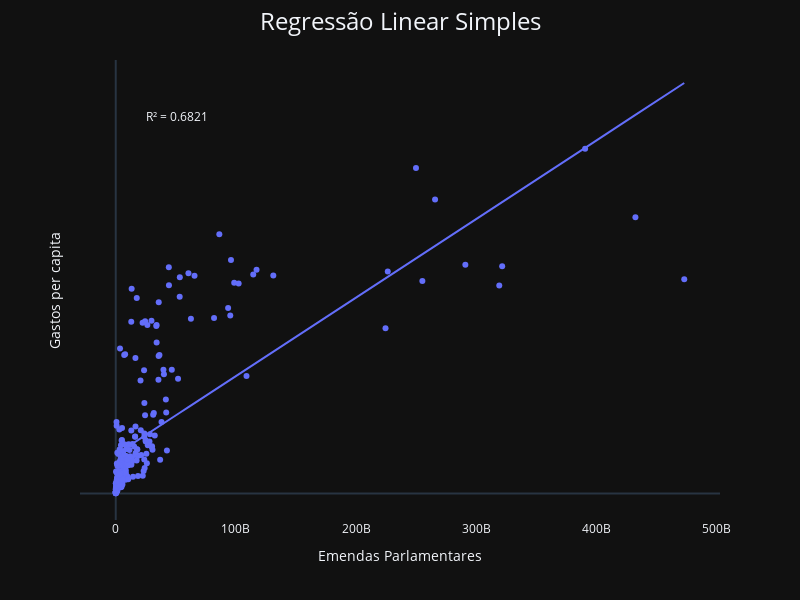

Notebook cell for this chart:
### Code cell
# Figura da regressão 2 gastos per capita x emendas

# Ajuste do modelo
model_gastopc = sm.OLS(y, X).fit()

# Calcular R²
r2 = model_gastopc.rsquared

# Use o Plotly Express para criar o gráfico
fig_reg2 = px.scatter(variaveis_uf_ano, x='valor_emendas', y='gastos_percapita', trendline="ols",template='plotly_dark',
                labels={'valor_emendas': 'Emendas Parlamentares', 'gastos_percapita': 'Gastos per capita'},
                hover_data=['valor_emendas', 'gastos_percapita']).update_layout(
    title=dict(
        text='Regressão Linear Simples',
        font=dict(size=24)  # Tamanho do título
    ),
    title_x=0.5
).update_xaxes(showgrid=False).update_yaxes(
                showticklabels=False, showgrid=False)


# Adicione uma anotação para R²
fig_reg2.add_annotation(x=0.1, y=0.9, text=f"R² = {r2:.2f}", showarrow=False, 
                   xref="paper", yref="paper").update_layout(autosize=False, width=800, height=600)

fig_reg2.show()

### Figure 1 — Plotly figure (JSON) as saved in the notebook; plotly's stock layout.template omitted (floating-point values rounded to 4 significant figures; data arrays with more than 128 entries replaced by an {"elided": "..."} marker saying what was removed)
{"data": [{"hovertemplate": "Emendas Parlamentares=%{x}<br>Gastos per capita=%{y}<extra></extra>", "legendgroup": "", "marker": {"color": "#636efa", "symbol": "circle"}, "mode": "markers", "name": "", "orientation": "v", "showlegend": false, "type": "scatter", "x": {"elided": "243 float values"}, "xaxis": "x", "y": {"elided": "243 float values"}, "yaxis": "y"}, {"hovertemplate": "<b>OLS trendline</b><br>gastos_percapita = 5.6847e-08 * valor_emendas + 2812.85<br>R<sup>2</sup>=0.531116<br><br>Emendas Parlamentares=%{x}<br>Gastos per capita=%{y} <b>(trend)</b><extra></extra>", "legendgroup": "", "marker": {"color": "#636efa", "symbol": "circle"}, "mode": "lines", "name": "", "showlegend": false, "type": "scatter", "x": {"elided": "243 float values"}, "xaxis": "x", "y": {"elided": "243 float values"}, "yaxis": "y"}], "layout": {"annotations": [{"showarrow": false, "text": "R² = 0.6821", "x": 0.1, "xref": "paper", "y": 0.9, "yref": "paper"}], "autosize": false, "height": 600, "legend": {"tracegroupgap": 0}, "margin": {"t": 60}, "title": {"font": {"size": 24}, "text": "Regressão Linear Simples", "x": 0.5}, "width": 800, "xaxis": {"anchor": "y", "domain": [0, 1], "showgrid": false, "title": {"text": "Emendas Parlamentares"}}, "yaxis": {"anchor": "x", "domain": [0, 1], "showgrid": false, "showticklabels": false, "title": {"text": "Gastos per capita"}}}}
